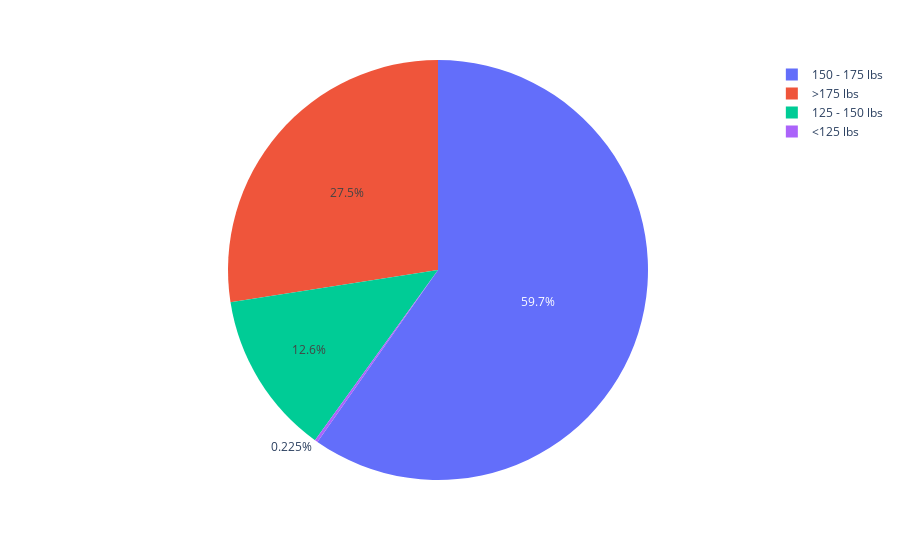

The code cell stored with this chart in its notebook:
### Code cell
import plotly.express as px 
import numpy 
  
random_x = [41, 2290, 10876, 5000] 
names = ['<125 lbs', '125 - 150 lbs', '150 - 175 lbs', '>175 lbs'] 
  
fig = px.pie(values=random_x, names=names) 
fig.show()

### Figure 1 — Plotly figure (JSON) as saved in the notebook; plotly's stock layout.template omitted (floating-point values rounded to 4 significant figures)
{"data": [{"domain": {"x": [0, 1], "y": [0, 1]}, "hovertemplate": "label=%{label}<br>value=%{value}<extra></extra>", "labels": ["<125 lbs", "125 - 150 lbs", "150 - 175 lbs", ">175 lbs"], "legendgroup": "", "name": "", "showlegend": true, "type": "pie", "values": [41, 2290, 10876, 5000]}], "layout": {"legend": {"tracegroupgap": 0}, "margin": {"t": 60}}}
